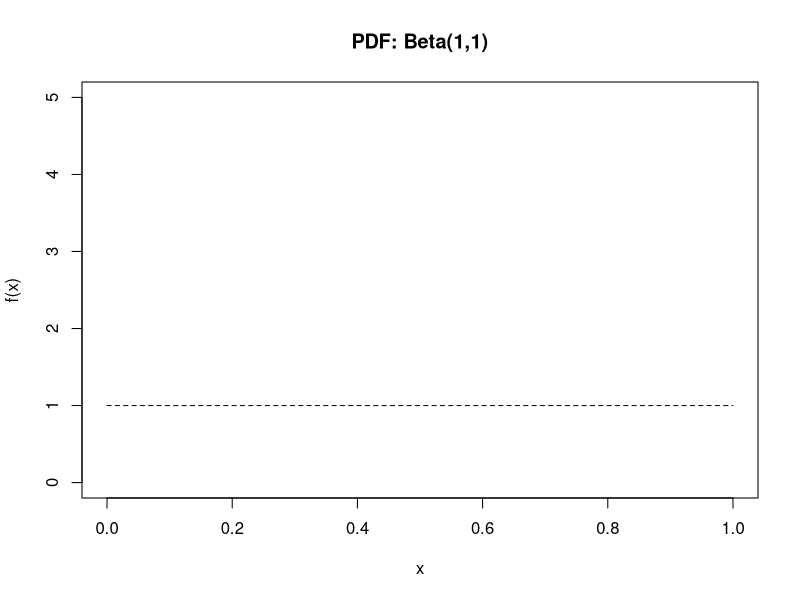
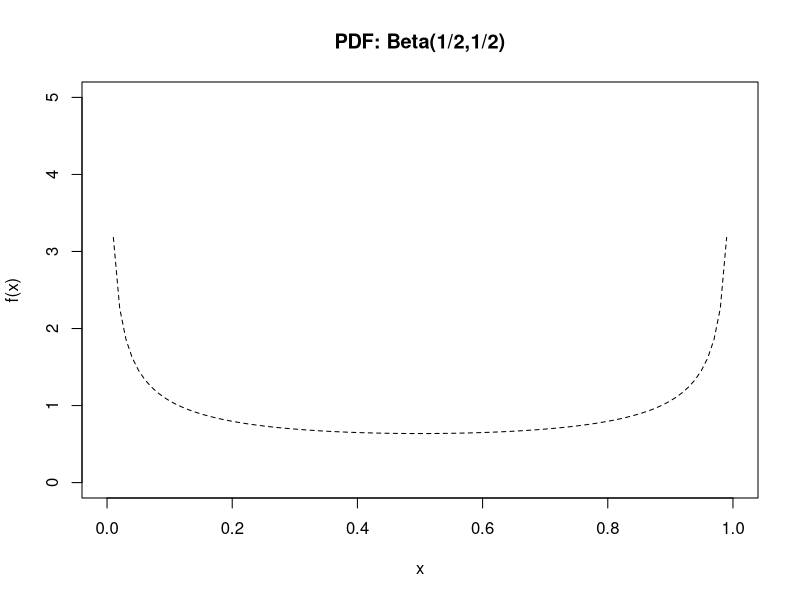
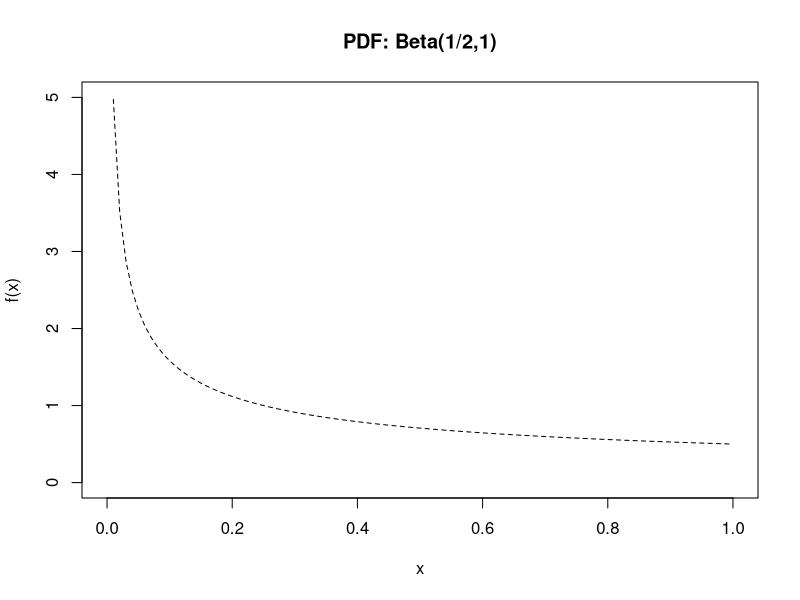
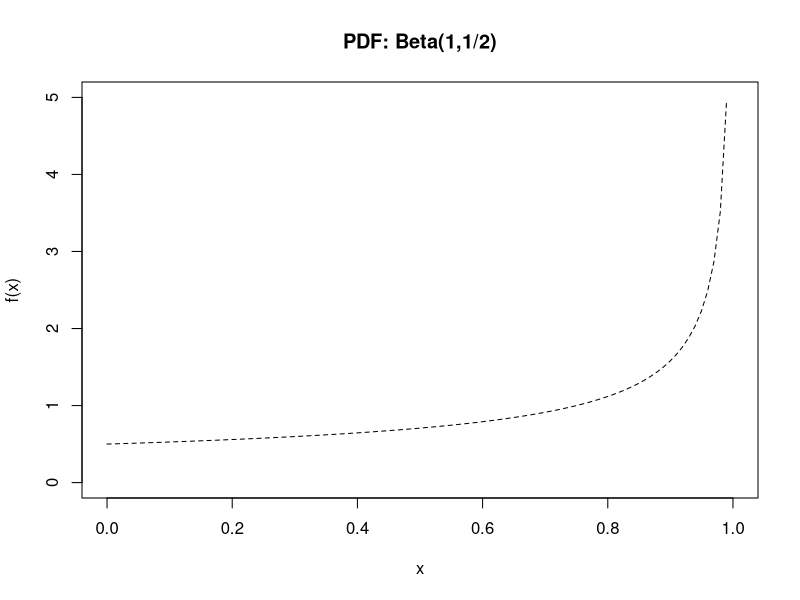
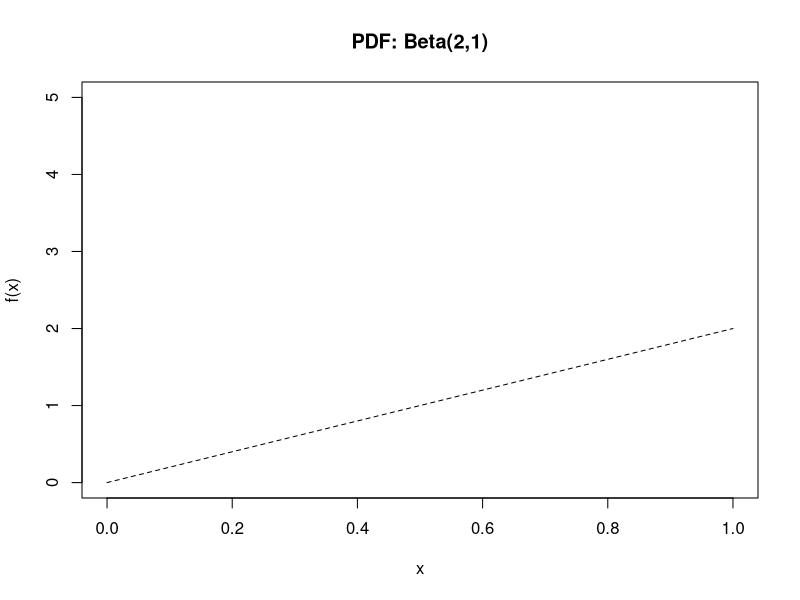
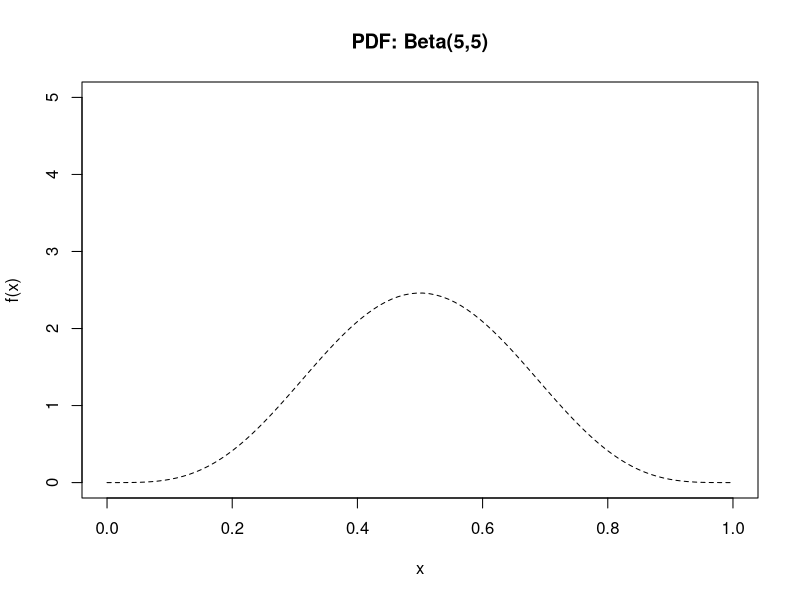

The R script that drew these images, in order:
## ---- chunk 1
x <- seq(0, 1, length=100)
plot(x, dbeta(x, 1, 1), type="l", lty=2, xlab="x",
  ylab="f(x)", main="PDF: Beta(1,1)", ylim=c(0,5))
plot(x, dbeta(x, 1/2, 1/2), type="l", lty=2, xlab="x",
   ylab="f(x)", main="PDF: Beta(1/2,1/2)", ylim=c(0,5))
plot(x, dbeta(x, 1/2, 1), type="l", lty=2, xlab="x",
   ylab="f(x)", main="PDF: Beta(1/2,1)", ylim=c(0,5))
plot(x, dbeta(x, 1, 1/2), type="l", lty=2, xlab="x",
   ylab="f(x)", main="PDF: Beta(1,1/2)", ylim=c(0,5))
plot(x, dbeta(x, 2, 1), type="l", lty=2, xlab="x",
   ylab="f(x)", main="PDF: Beta(2,1)", ylim=c(0,5))
plot(x, dbeta(x, 5, 5), type="l", lty=2, xlab="x",
   ylab="f(x)", main="PDF: Beta(5,5)", ylim=c(0,5))

